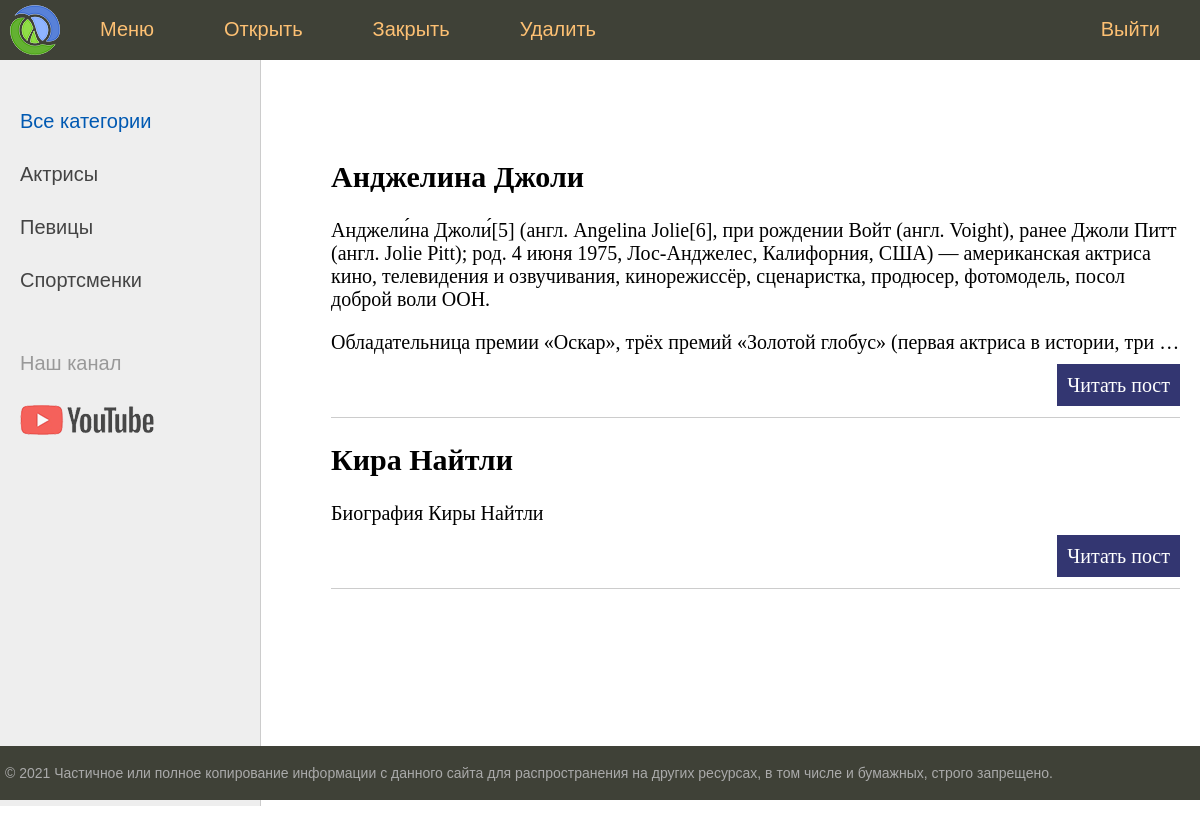
The page / on the database its author committed.
### women/models.py (models this page shows, shortened)
class Women(models.Model):
    title = models.CharField(max_length=255, blank=True)
    content = models.TextField(blank=True)
    photo = models.ImageField(upload_to='photo/%Y/%m/%d')
    time_create = models.DateTimeField(auto_now_add=True)
    time_update = models.DateTimeField(auto_now=True)
    id_published = models.BooleanField(default=True)

### women/views.py (the view)
# urls.py: path('', index, name='home'),
def index(request):
    posts = Women.objects.all()
    return render(request, 'women/index.html', {'posts': posts, 'menu': menu, 'title': 'Главная страница'})

### women/templates/women/index.html (shortened to what this page needs)
{% extends 'women/base.html' %}
{% block content %}
<ul class="list-articles">
	{% for p in posts %}
			<li><h2>{{p.title}}</h2>
	        {{p.content|linebreaks|truncatewords:50}}
			<p class="link-read-post"><a href="#">Читать пост</a></p>
			</li>
	{% endfor %}
</ul>
{% endblock %}

### women/templates/women/base.html (shortened to what this page needs)
{% load static %}
<!DOCTYPE html>
<html>
<head>
	<link type="text/css" href="{% static 'women/css/styles.css' %}" rel="stylesheet" />
</head>
<body>
<table class="table-page" border=0 cellpadding="0" cellspacing="0">
<tr><td valign=top>
{% block mainmenu %}
		<div class="header">
			<ul id="mainmenu" class="mainmenu">
			<li class="logo"><a href="{% url 'home' %}"><div class="logo"></div></a></li>
{% for m in menu %}
	{% if not forloop.last %}
			<li><a href="#">{{m.title}}</a></li>
	{% else %}
			<li class="last"><a href="">{{m.title}}</a></li>
	{% endif %}
{% endfor %}
			</ul>
		</div>
{% endblock mainmenu %}
<table class="table-content" border=0 cellpadding="0" cellspacing="0">
<tr>
	<td valign="top" class="left-chapters">
	<ul id="leftchapters">
		<li class="selected">Все категории</li>
		<li><a href="#">Актрисы</a></li>
		<li><a href="#">Певицы</a></li>
		<li><a href="#">Спортсменки</a></li>
		<li class="share">
		<p>Наш канал</p>
		<a class="share-yt" href="https://www.youtube.com/channel/UClJzWfGWuGJL2t-3dYKcHTA/playlists" target="_blank" rel="nofollow"></a>
		</li>
	</ul>
</td>
<td valign="top" class="content">
	<div class="content-text">
{% block content %}
{% endblock %}
	</div>
</td></tr></table>
</td></tr>
<tr><td valign=top>
	<div id="footer">
		<p>&copy; 2021 Частичное или полное копирование информации с данного сайта для распространения на других ресурсах, в том числе и бумажных, строго запрещено.</p>
	</div>
</td></tr></table>
</body>
</html>

### women/static/women/css/styles.css (style rules this page uses)
html, body { font-family: 'Arial'; margin: 0; padding: 0; height: 100%; width: 100%; color: #444; }
a { color: #0059b2; text-decoration: none; }
p.link-read-post { text-align: right; }
p.link-read-post a { padding: 10px; min-width: 100px; background: #333671; color: #fff; text-decoration: none; }
ul.list-articles { list-style: none; margin: 0; padding: 0; }
ul.list-articles li { border-bottom: 1px solid #ccc; }
.table-page { width: 100%; height: 100%; vertical-align: top; }
.table-page tr { height: 100%; }
.header { background: #3F4137; height: 60px; }
.logo { background: url('../images/logo.png') no-repeat 10px 5px; width: 70px; height: 60px; }
ul.mainmenu { list-style: none; margin: 0; padding: 0; height: 60px; color: #fdc073; font-size: 20px; overflow: hidden; }
ul.mainmenu li { float: left; margin: 18px 40px 0 30px; }
ul.mainmenu li.logo { margin: 0; }
ul.mainmenu li.last { float: right; }
ul.mainmenu li a { color: #fdc073; text-decoration: none; }
.table-content { width: 100%; min-height: 100%; height: 100%; }
.left-chapters { margin: 0; background: #eee; border-right: 1px solid #ccc; min-height: 100%; }
.left-chapters ul { width: 230px; min-height: 100%; margin: 0; padding: 20px 10px 10px 20px; list-style: none; font-size: 20px; }
.left-chapters ul li { margin: 30px 0 0 0; color: #999; }
.left-chapters ul li.selected { color: #0059b2; }
.left-chapters ul li a { color: #444; text-decoration: none; }
.left-chapters ul li.share { margin: 60px 0 0 0; }
.left-chapters ul li.share p { margin: 30px 0 30px 0; }
.left-chapters ul li.share a { display: inline-block; width: 40px; height: 40px; margin: 0 20px 0 0; }
.left-chapters ul li.share a.share-yt { width: 100%; height: 30px; background: url('../images/share_yt.png') no-repeat 0 0 }
.content { padding: 40px 20px 20px 40px; width: 100%; box-sizing: border-box; }
.content-text { margin: 60px 0 0 30px; color: #000; font-size: 20px; font-family: Yandex Sans Display Light; }
#footer { box-sizing: border-box; background: #3F4137; padding: 5px; color: #aaa; font-size: 14px; font-family: Verdana, Geneva, Arial, Helvetica; text-align: left; overflow: hidden; }

### rows shown on the page
Women: title "Анджелина Джоли", content "Анджели́на Джоли́[5] (англ. Angelina Jolie[6], при рождении Войт (англ. Voight), ранее Джоли Питт (англ. Jolie Pitt); род. 4 июня 1975, Лос-Анджелес, Калифорния, США) — американская актриса кино, телевидения и озвучивания, кинорежиссёр, сценаристка, продюсер, фотомодель, посол доброй воли ООН. Обладательница премии «Оскар», трёх премий «Золотой глобус» (первая актриса в истории, три …"
Women: title "Кира Найтли", content "Биография Киры Найтли"

### other values the page prints
{{ m.title }} "Меню" "Открыть" "Закрыть" "Удалить"
{{ m.title }} "Выйти"
